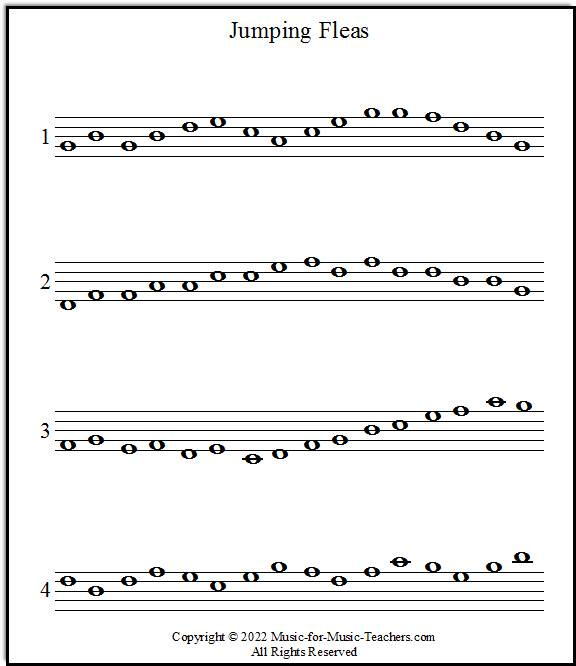
%> input picture images/whole3.jpg, 576 x 666 px
$ octave preprocessing.m   (GNU Octave 9; MATLAB toolbox functions it lacks are replaced by stand-ins)
%> lines starting %> are read from the running program, lines starting %| are printed output that depends on the picture; in (x1, y1, x2, y2) boxes, pixels count from 0 and x2, y2 are one past the last pixel; in counts of white or black regions, pixels touching at a corner belong together; the program's own positions count from 1
clear all; close all;

img = imread('images/whole3.jpg');
%> img is the input picture: size 666x576x3 uint8; mean R, G, B 237.9, 238, 237.9
grayImg = rgb2gray(img);
figure;
imshow(grayImg);
% using gamma transform to fix get rid of yellowness from old pictures
r = double(grayImg);
k = mean2(r);
%> k = 238
E = 0.9;
s = 1 ./ (1.0 + (k ./ (r + eps)) .^ E);
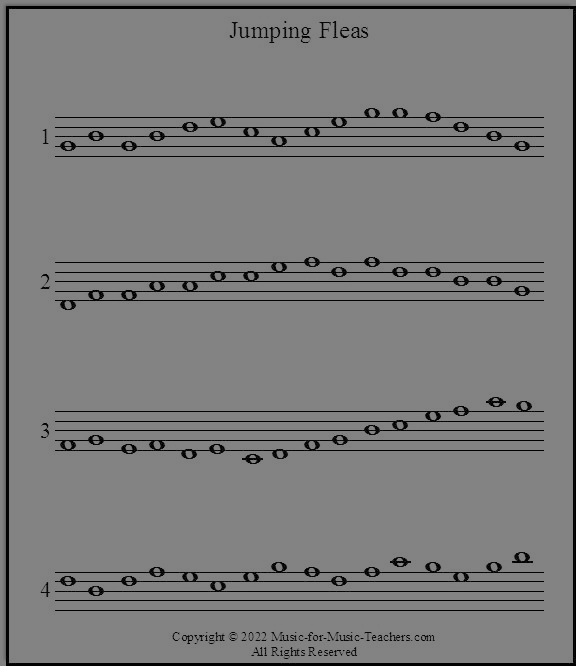
%> s: size 666x576 double; min 5.93e-17, max 0.516, mean 0.484
g = uint8(255*s);

% binarization of the image
BW = imbinarize(g, 'adaptive','ForegroundPolarity','dark','Sensitivity',0.4);
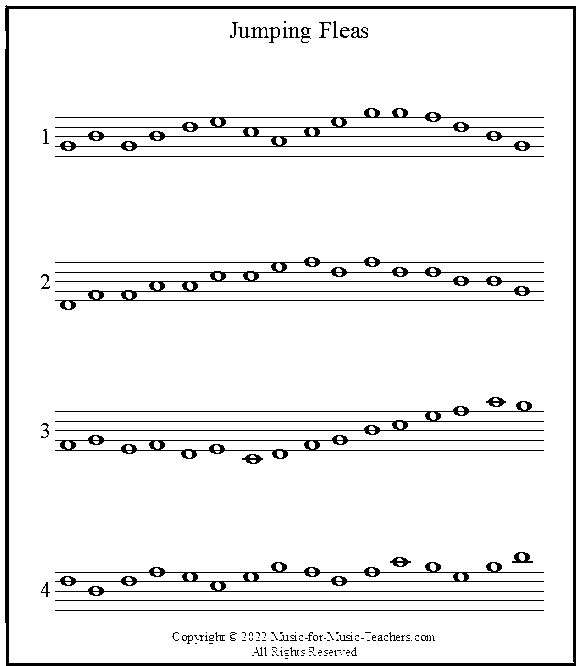
%> BW: size 666x576 logical; 93.6% white; 126 black regions (87 under 20 px), largest, box (x1, y1, x2, y2) and area: (5, 5, 576, 666) 7942, (55, 257, 544, 310) 3721, (55, 108, 544, 151) 3224
BW = ~BW;

% using a SE of a line to find all the horizontal lines (staff)
se_line = strel('line', 50, 0);
staff_lines = imopen(BW, se_line);
%> staff_lines: size 666x576 logical; 3.4% white in thin lines or dots

% get rid off the lines temporarily to find all the notes
notes_no_lines = BW & ~staff_lines;
%> notes_no_lines: size 666x576 logical; 3% white; 222 white regions (95 under 20 px), largest, box (x1, y1, x2, y2) and area: (5, 9, 9, 663) 2558, (573, 9, 576, 663) 1961, (512, 552, 533, 563) 125

% using morphological closing to fill in any gaps in the notes due to staff
se_notes = strel('disk', 2);
notes_clean = imclose(notes_no_lines, se_notes);
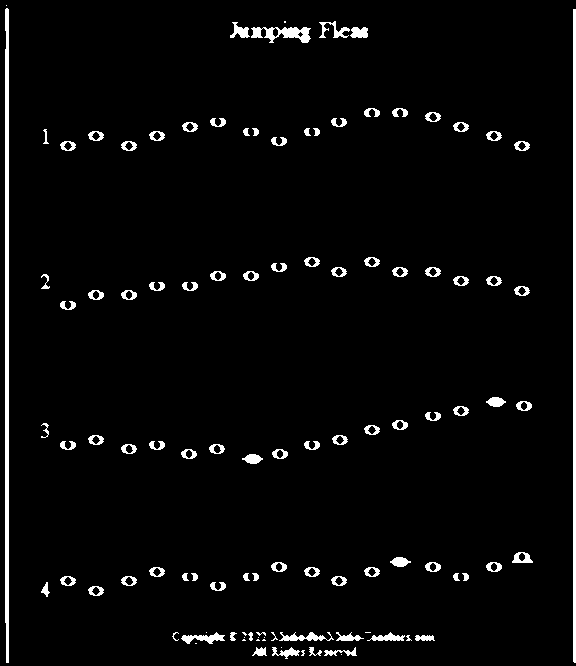
%> notes_clean: size 666x576 logical; 3.4% white; 109 white regions (16 under 20 px), largest, box (x1, y1, x2, y2) and area: (5, 8, 9, 663) 2560, (573, 9, 576, 663) 1961, (251, 27, 311, 43) 537

% feature filtering to remove text
cc = bwconncomp(notes_clean);
%> cc = 109 connected components
stats = regionprops(cc, 'Area', 'Eccentricity', 'Solidity');
%> stats = 109 regions; largest, Area, Eccentricity and Solidity: 2560 1 0.985, 1961 1 1, 537 0.976 0.595, 254 0.985 0.603, 251 0.989 0.531
idx_notes = find([stats.Area] >= 35 & [stats.Eccentricity] <= 0.87 & [stats.Solidity] >= 0.5);
%> idx_notes = 75 values from 5 to 108
final_notes = false(size(notes_clean));
for i = 1:length(idx_notes)
    final_notes(cc.PixelIdxList{idx_notes(i)}) = true;
end
%> this loop made 75 passes
%> final_notes: size 666x576 logical; 1.7% white; 75 white regions, largest, box (x1, y1, x2, y2) and area: (230, 22, 250, 38) 167, (350, 27, 368, 38) 163, (242, 454, 263, 464) 140

% combine wanted parts and display
final_cleaned = staff_lines | final_notes;
%> final_cleaned: size 666x576 logical; 5% white; 20 white regions, largest, box (x1, y1, x2, y2) and area: (55, 257, 544, 310) 3773, (55, 108, 544, 151) 3268, (55, 562, 544, 596) 2631
figure;
montage({BW, staff_lines, final_notes, final_cleaned}, 'Size',[1 4]);
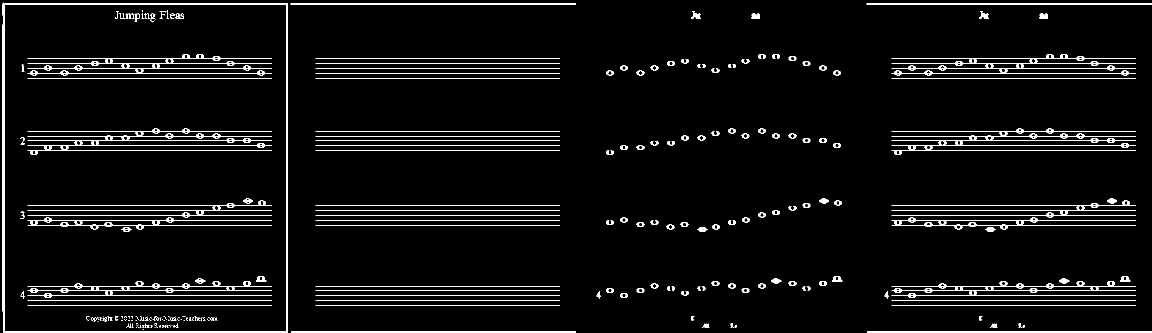
%> displayed picture: size 666x2304 logical (shown at 1/2 size); 4.1% white; 243 white regions (87 under 20 px), largest, box (x1, y1, x2, y2) and area: (5, 5, 576, 666) 7942, (1783, 257, 2272, 310) 3773, (55, 257, 544, 310) 3721
title('Binary | Lines | Final Notes | Final Cleaned Result');

% staff segmentation to be able to seperate lines
horz_proj = sum(final_cleaned, 2);
%> horz_proj = 666 values, max 571 at index 7, min 0 at index 1, mean 28.99
smooth_proj = movmean(horz_proj, 15);
%> smooth_proj = 666 values, max 213.8 at index 666, min 0 at index 46, mean 28.84
gap_thresh = max(smooth_proj)*0.05;
%> gap_thresh = 10.69
staff_present = smooth_proj > gap_thresh;
%> staff_present = 666 logical values, 280 true
changes = diff([0; staff_present; 0]);
%> changes = 667 values, max 1 at index 1, min -1 at index 17, mean 0
startRows = find(changes == 1);
%> startRows = [1; 26; 109; 256; 399; 555; 657]
endRows = find(changes == -1) - 1;
%> endRows = [16; 40; 164; 308; 464; 618; 666]

padding = 10; % padding around each line so notes above staff are still detected
staffSegments = {};
% Create a single figure with subplots
figure;
numSegments = length(startRows);
%> numSegments = 7
for i = 1:numSegments
    row_start = max(startRows(i)-padding, 1);
    row_end = min(endRows(i)+padding, size(final_cleaned,1));

    % Extract segment clearly with padding (binary cleaned image)
    segment = final_cleaned(row_start:row_end, :);
    staffSegments{i} = segment;

    subplot(1, numSegments, i); % adjust layout if needed (e.g., rows vs. columns)
    imshow(staffSegments{i});
    title(['Line of music ', num2str(i)]);
end
%> this loop made 7 passes
%> (row_start, row_end) on passes 1 to 7: (1, 26), (16, 50), (99, 174), (246, 318), (389, 474), (545, 628), (647, 666)
%> pass 1, `segment = final_cleaned(row_start:row_end, :);`:
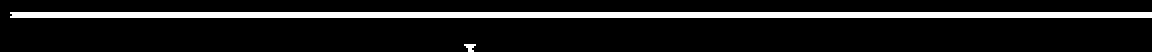
%> segment: size 26x576 logical (shown 2 times larger); 11.5% white; 2 white regions (1 under 20 px), largest, box (x1, y1, x2, y2) and area: (5, 6, 576, 9) 1712
%> pass 3, `segment = final_cleaned(row_start:row_end, :);`:
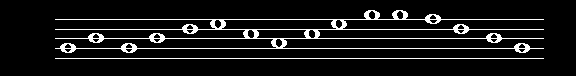
%> segment: size 76x576 logical; 8.6% white in thin lines or dots, all inside (x1, y1, x2, y2) = (55, 10, 544, 59)
%> after the loop, staffSegments = 7 items
%> after the loop:
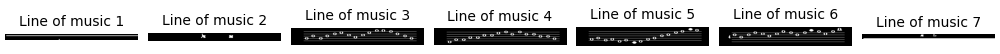
%> figure redrawn from the program's plot data, 7 panels

$ run again, with images/whole1.jpg copied over images/whole3.jpg
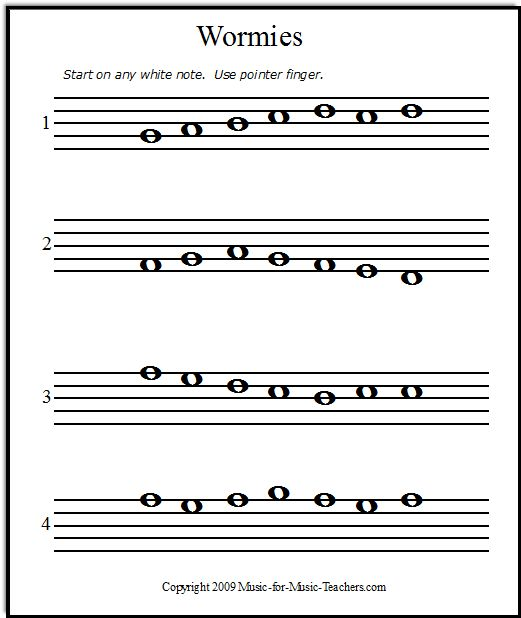
%> input picture images/whole1.jpg, 521 x 618 px
%> img is the input picture: size 618x521x3 uint8; mean R, G, B 229.6, 229.6, 229.6
%> k = 229.6
%> staff_lines: size 618x521 logical; 6.6% white in thin lines or dots
%> notes_no_lines: size 618x521 logical; 3% white; 181 white regions (96 under 20 px), largest, box (x1, y1, x2, y2) and area: (6, 10, 10, 615) 2420, (518, 9, 521, 615) 1818, (237, 32, 270, 46) 176
%> `notes_clean = imclose(notes_no_lines, se_notes);`:
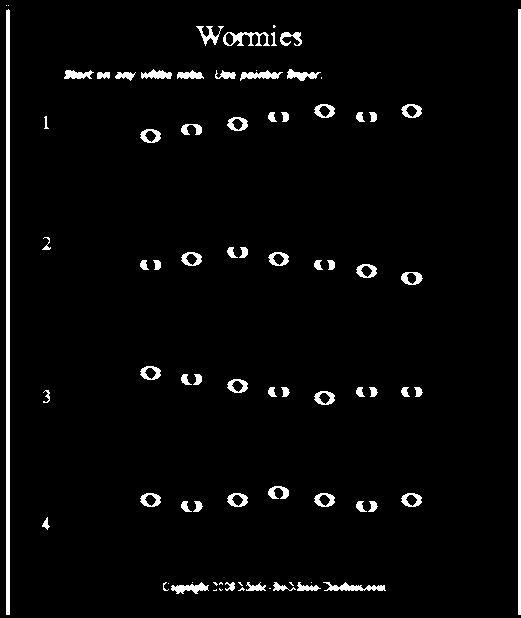
%> notes_clean: size 618x521 logical; 3.5% white; 80 white regions (16 under 20 px), largest, box (x1, y1, x2, y2) and area: (6, 9, 10, 615) 2421, (518, 9, 521, 615) 1818, (223, 32, 270, 46) 300
%> cc = 80 connected components
%> stats = 80 regions; largest, Area, Eccentricity and Solidity: 2421 1 1, 1818 1 1, 300 0.945 0.478, 296 0.994 0.596, 241 0.977 0.658
%> idx_notes = 41 values from 5 to 79
%> the loop `for i = 1:length(idx_notes)` made 41 passes
%> final_cleaned: size 618x521 logical; 7.8% white; 19 white regions, largest, box (x1, y1, x2, y2) and area: (54, 245, 489, 285) 3565, (54, 366, 489, 405) 3527, (54, 486, 489, 514) 2735
%> horz_proj = 618 values, max 516 at index 7, min 0 at index 1, mean 40.82
%> smooth_proj = 618 values, max 234.8 at index 3, min 0 at index 18, mean 40.78
%> gap_thresh = 11.74
%> staff_present = 618 logical values, 303 true
%> changes = 619 values, max 1 at index 1, min -1 at index 18, mean 0
%> startRows = [1; 91; 213; 366; 488; 609]
%> endRows = [17; 157; 282; 432; 559; 618]
%> numSegments = 6
%> the loop `for i = 1:numSegments` made 6 passes
%> (row_start, row_end) on passes 1 to 6: (1, 27), (81, 167), (203, 292), (356, 442), (478, 569), (599, 618)
%> pass 3, `segment = final_cleaned(row_start:row_end, :);`:
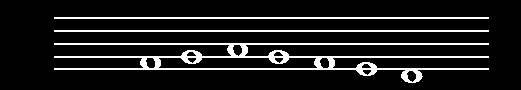
%> segment: size 90x521 logical; 11.3% white in thin lines or dots, all inside (x1, y1, x2, y2) = (54, 17, 489, 83)
%> after the loop `for i = 1:numSegments`: staffSegments = 6 items

$ run again, with images/whole2.jpg copied over images/whole3.jpg
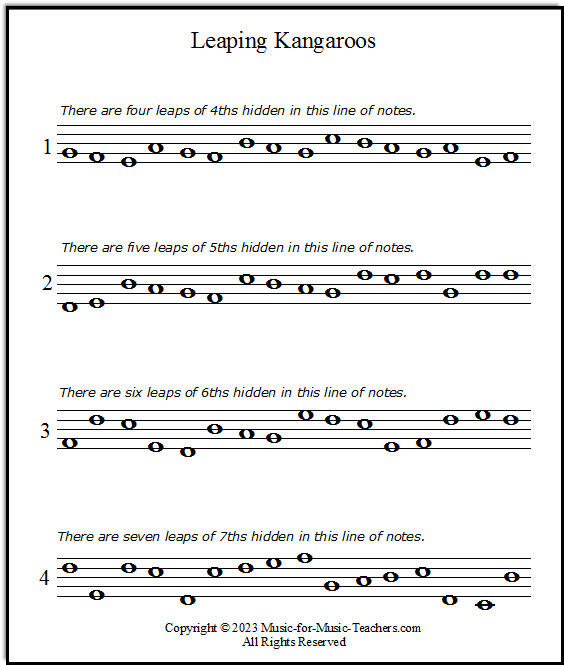
%> input picture images/whole2.jpg, 564 x 665 px
%> img is the input picture: size 665x564x3 uint8; mean R, G, B 235.4, 235.4, 235.3
%> k = 235.4
%> staff_lines: size 665x564 logical; 3.6% white; 22 white regions, largest, box (x1, y1, x2, y2) and area: (5, 6, 564, 10) 2222, (6, 662, 564, 665) 1674, (57, 125, 531, 126) 474
%> notes_no_lines: size 665x564 logical; 4% white; 393 white regions (169 under 20 px), largest, box (x1, y1, x2, y2) and area: (5, 10, 9, 662) 2537, (561, 9, 564, 662) 1959, (245, 37, 267, 53) 121
%> `notes_clean = imclose(notes_no_lines, se_notes);`:
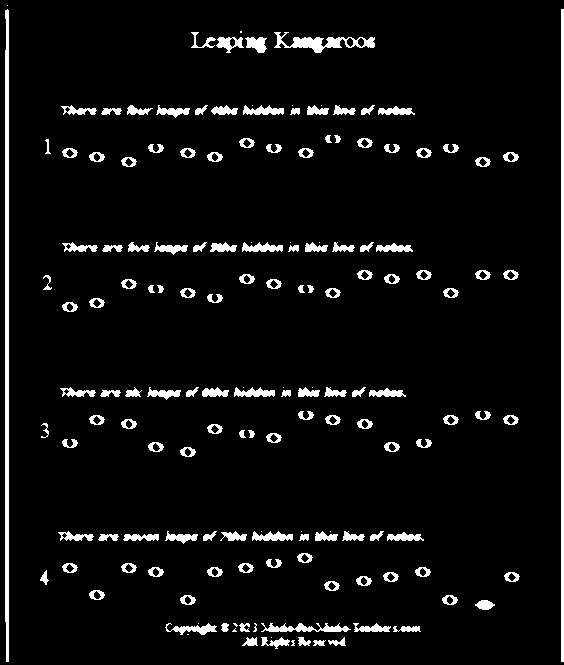
%> notes_clean: size 665x564 logical; 5.5% white; 158 white regions (21 under 20 px), largest, box (x1, y1, x2, y2) and area: (5, 9, 9, 662) 2538, (561, 9, 564, 662) 1959, (274, 32, 375, 53) 804
%> cc = 158 connected components
%> stats = 158 regions; largest, Area, Eccentricity and Solidity: 2538 1 0.98, 1959 1 1, 804 0.99 0.485, 443 0.997 0.572, 289 0.986 0.517
%> idx_notes = 81 values from 3 to 157
%> the loop `for i = 1:length(idx_notes)` made 81 passes
%> final_cleaned: size 665x564 logical; 5.3% white; 23 white regions, largest, box (x1, y1, x2, y2) and area: (57, 410, 531, 457) 3684, (57, 134, 531, 167) 3210, (57, 270, 531, 312) 3203
%> horz_proj = 665 values, max 559 at index 9, min 0 at index 1, mean 29.89
%> smooth_proj = 665 values, max 222.2 at index 3, min 0 at index 18, mean 29.82
%> gap_thresh = 11.11
%> staff_present = 665 logical values, 276 true
%> changes = 666 values, max 1 at index 1, min -1 at index 18, mean 0
%> startRows = [1; 35; 119; 259; 404; 552; 636; 656]
%> endRows = [17; 53; 170; 311; 456; 610; 648; 665]
%> numSegments = 8
%> the loop `for i = 1:numSegments` made 8 passes
%> (row_start, row_end) on passes 1 to 8: (1, 27), (25, 63), (109, 180), (249, 321), (394, 466), (542, 620), (626, 658), (646, 665)
%> pass 3, `segment = final_cleaned(row_start:row_end, :);`:
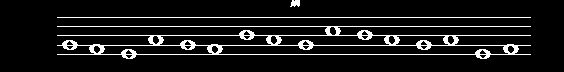
%> segment: size 72x564 logical; 9.2% white in thin lines or dots, all inside (x1, y1, x2, y2) = (57, 0, 531, 59)
%> after the loop `for i = 1:numSegments`: staffSegments = 8 items

$ run again, with images/whole4.jpg copied over images/whole3.jpg
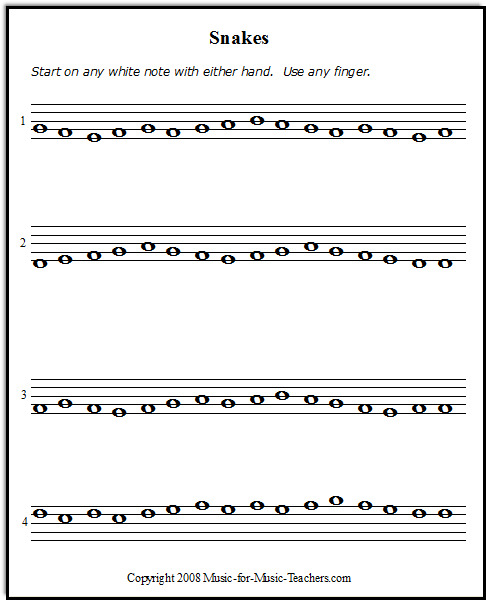
%> input picture images/whole4.jpg, 486 x 600 px
%> img is the input picture: size 600x486x3 uint8; mean R, G, B 235.8, 235.8, 235.7
%> k = 235.8
%> staff_lines: size 600x486 logical; 4% white in thin lines or dots
%> notes_no_lines: size 600x486 logical; 3.1% white; 255 white regions (128 under 20 px), largest, box (x1, y1, x2, y2) and area: (6, 9, 9, 597) 1764, (483, 9, 486, 597) 1764, (329, 496, 343, 505) 69
%> notes_clean: size 600x486 logical; 3.8% white; 111 white regions (23 under 20 px), largest, box (x1, y1, x2, y2) and area: (6, 8, 9, 597) 1765, (483, 9, 486, 597) 1764, (232, 31, 268, 44) 280
%> cc = 111 connected components
%> stats = 111 regions; largest, Area, Eccentricity and Solidity: 1765 1 1, 1764 1 1, 280 0.961 0.712, 226 0.978 0.617, 217 0.966 0.705
%> idx_notes = 65 values from 9 to 110
%> the loop `for i = 1:length(idx_notes)` made 65 passes
%> final_cleaned: size 600x486 logical; 5.5% white; 18 white regions, largest, box (x1, y1, x2, y2) and area: (31, 391, 466, 417) 2354, (31, 501, 466, 524) 2269, (31, 116, 466, 137) 1778
%> horz_proj = 600 values, max 481 at index 7, min 0 at index 1, mean 26.51
%> smooth_proj = 600 values, max 180 at index 600, min 0 at index 17, mean 26.37
%> gap_thresh = 9
%> staff_present = 600 logical values, 237 true
%> changes = 601 values, max 1 at index 1, min -1 at index 17, mean 0
%> startRows = [1; 35; 98; 220; 373; 497; 591]
%> endRows = [16; 43; 146; 271; 421; 548; 600]
%> numSegments = 7
%> the loop `for i = 1:numSegments` made 7 passes
%> (row_start, row_end) on passes 1 to 7: (1, 26), (25, 53), (88, 156), (210, 281), (363, 431), (487, 558), (581, 600)
%> pass 3, `segment = final_cleaned(row_start:row_end, :);`:
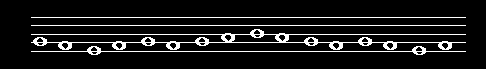
%> segment: size 69x486 logical; 9.6% white in thin lines or dots, all inside (x1, y1, x2, y2) = (31, 17, 466, 55)
%> after the loop `for i = 1:numSegments`: staffSegments = 7 items
